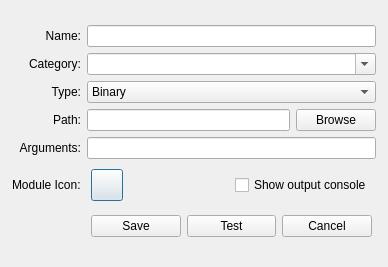
<?xml version="1.0" encoding="UTF-8"?>
<ui version="4.0">
 <class>UIRStatsLaunchConfigDialog</class>
 <widget class="QDialog" name="UIRStatsLaunchConfigDialog">
  <property name="geometry">
   <rect>
    <x>0</x>
    <y>0</y>
    <width>388</width>
    <height>267</height>
   </rect>
  </property>
  <property name="windowTitle">
   <string>UIRStatsLaunchConfigDialog</string>
  </property>
  <layout class="QVBoxLayout" name="verticalLayout">
   <property name="leftMargin">
    <number>4</number>
   </property>
   <property name="topMargin">
    <number>4</number>
   </property>
   <property name="rightMargin">
    <number>4</number>
   </property>
   <property name="bottomMargin">
    <number>4</number>
   </property>
   <item>
    <layout class="QHBoxLayout" name="horizontalLayout_4">
     <property name="leftMargin">
      <number>4</number>
     </property>
     <property name="topMargin">
      <number>4</number>
     </property>
     <property name="rightMargin">
      <number>4</number>
     </property>
     <property name="bottomMargin">
      <number>4</number>
     </property>
     <item>
      <layout class="QGridLayout" name="gridLayout">
       <property name="leftMargin">
        <number>4</number>
       </property>
       <property name="topMargin">
        <number>4</number>
       </property>
       <property name="rightMargin">
        <number>4</number>
       </property>
       <property name="bottomMargin">
        <number>4</number>
       </property>
       <item row="5" column="0">
        <widget class="QLabel" name="label_7">
         <property name="text">
          <string>Module Icon:</string>
         </property>
        </widget>
       </item>
       <item row="5" column="1">
        <layout class="QHBoxLayout" name="horizontalLayout_3">
         <property name="leftMargin">
          <number>4</number>
         </property>
         <property name="topMargin">
          <number>4</number>
         </property>
         <property name="rightMargin">
          <number>4</number>
         </property>
         <property name="bottomMargin">
          <number>4</number>
         </property>
         <item>
          <widget class="QPushButton" name="m_btnSetIcon">
           <property name="minimumSize">
            <size>
             <width>32</width>
             <height>32</height>
            </size>
           </property>
           <property name="maximumSize">
            <size>
             <width>32</width>
             <height>32</height>
            </size>
           </property>
           <property name="text">
            <string/>
           </property>
           <property name="iconSize">
            <size>
             <width>24</width>
             <height>24</height>
            </size>
           </property>
          </widget>
         </item>
         <item>
          <spacer name="horizontalSpacer">
           <property name="orientation">
            <enum>Qt::Horizontal</enum>
           </property>
           <property name="sizeHint" stdset="0">
            <size>
             <width>40</width>
             <height>20</height>
            </size>
           </property>
          </spacer>
         </item>
         <item>
          <widget class="QCheckBox" name="m_chkShowConsole">
           <property name="text">
            <string>Show output console</string>
           </property>
          </widget>
         </item>
        </layout>
       </item>
       <item row="6" column="1">
        <layout class="QHBoxLayout" name="horizontalLayout_2">
         <property name="leftMargin">
          <number>4</number>
         </property>
         <property name="topMargin">
          <number>4</number>
         </property>
         <property name="rightMargin">
          <number>4</number>
         </property>
         <property name="bottomMargin">
          <number>4</number>
         </property>
         <item>
          <widget class="QPushButton" name="m_btnSave">
           <property name="text">
            <string>Save</string>
           </property>
          </widget>
         </item>
         <item>
          <widget class="QPushButton" name="m_btnLaunch">
           <property name="text">
            <string>Test</string>
           </property>
          </widget>
         </item>
         <item>
          <widget class="QPushButton" name="m_btnCancel">
           <property name="text">
            <string>Cancel</string>
           </property>
          </widget>
         </item>
        </layout>
       </item>
       <item row="4" column="1">
        <widget class="QLineEdit" name="m_txtArgs"/>
       </item>
       <item row="0" column="1">
        <widget class="QLineEdit" name="m_txtName"/>
       </item>
       <item row="2" column="1">
        <widget class="QComboBox" name="m_cmbTypes">
         <item>
          <property name="text">
           <string>Binary</string>
          </property>
         </item>
         <item>
          <property name="text">
           <string>Python Script</string>
          </property>
         </item>
         <item>
          <property name="text">
           <string>R Script</string>
          </property>
         </item>
        </widget>
       </item>
       <item row="0" column="0">
        <widget class="QLabel" name="label">
         <property name="text">
          <string>Name:</string>
         </property>
         <property name="alignment">
          <set>Qt::AlignRight|Qt::AlignTrailing|Qt::AlignVCenter</set>
         </property>
        </widget>
       </item>
       <item row="1" column="1">
        <widget class="QComboBox" name="m_cmbCategories">
         <property name="editable">
          <bool>true</bool>
         </property>
        </widget>
       </item>
       <item row="4" column="0">
        <widget class="QLabel" name="label_6">
         <property name="text">
          <string>Arguments:</string>
         </property>
         <property name="alignment">
          <set>Qt::AlignRight|Qt::AlignTrailing|Qt::AlignVCenter</set>
         </property>
        </widget>
       </item>
       <item row="3" column="0">
        <widget class="QLabel" name="m_lblPath">
         <property name="text">
          <string>Path:</string>
         </property>
         <property name="alignment">
          <set>Qt::AlignRight|Qt::AlignTrailing|Qt::AlignVCenter</set>
         </property>
        </widget>
       </item>
       <item row="3" column="1">
        <layout class="QHBoxLayout" name="horizontalLayout">
         <item>
          <widget class="QLineEdit" name="m_txtLocation"/>
         </item>
         <item>
          <widget class="QPushButton" name="m_btnBrowseLocation">
           <property name="text">
            <string>Browse</string>
           </property>
          </widget>
         </item>
        </layout>
       </item>
       <item row="1" column="0">
        <widget class="QLabel" name="label_5">
         <property name="text">
          <string>Category:</string>
         </property>
         <property name="alignment">
          <set>Qt::AlignRight|Qt::AlignTrailing|Qt::AlignVCenter</set>
         </property>
        </widget>
       </item>
       <item row="2" column="0">
        <widget class="QLabel" name="label_2">
         <property name="text">
          <string>Type:</string>
         </property>
         <property name="alignment">
          <set>Qt::AlignRight|Qt::AlignTrailing|Qt::AlignVCenter</set>
         </property>
        </widget>
       </item>
      </layout>
     </item>
    </layout>
   </item>
  </layout>
 </widget>
 <tabstops>
  <tabstop>m_txtName</tabstop>
  <tabstop>m_cmbCategories</tabstop>
  <tabstop>m_cmbTypes</tabstop>
  <tabstop>m_txtLocation</tabstop>
  <tabstop>m_btnBrowseLocation</tabstop>
  <tabstop>m_txtArgs</tabstop>
  <tabstop>m_btnSetIcon</tabstop>
  <tabstop>m_chkShowConsole</tabstop>
  <tabstop>m_btnSave</tabstop>
  <tabstop>m_btnLaunch</tabstop>
  <tabstop>m_btnCancel</tabstop>
 </tabstops>
 <resources/>
 <connections/>
</ui>
